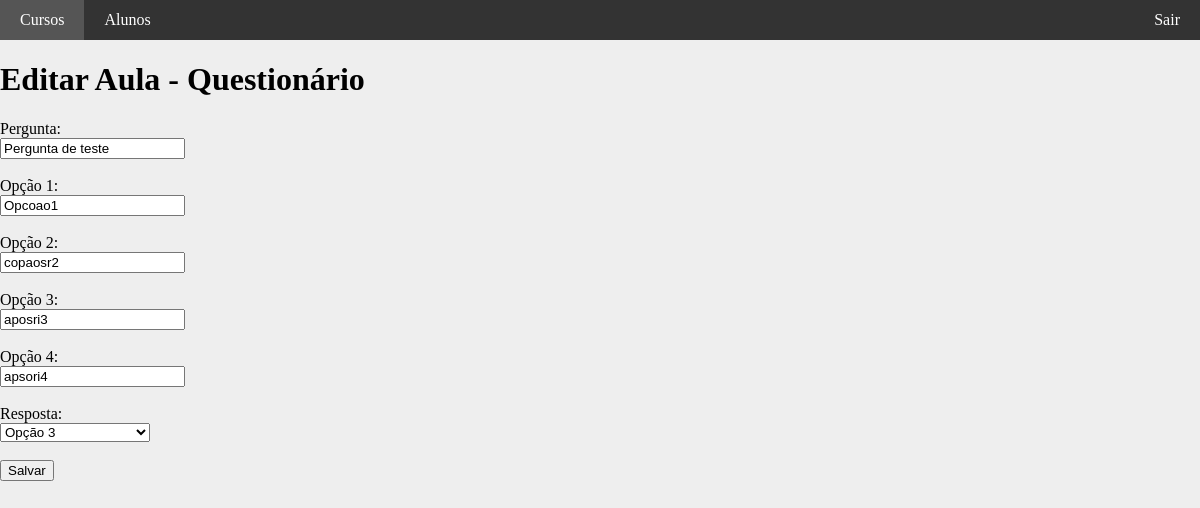
The page /painel/home/edit_aula/9 (signed in) on the database as committed earlier.
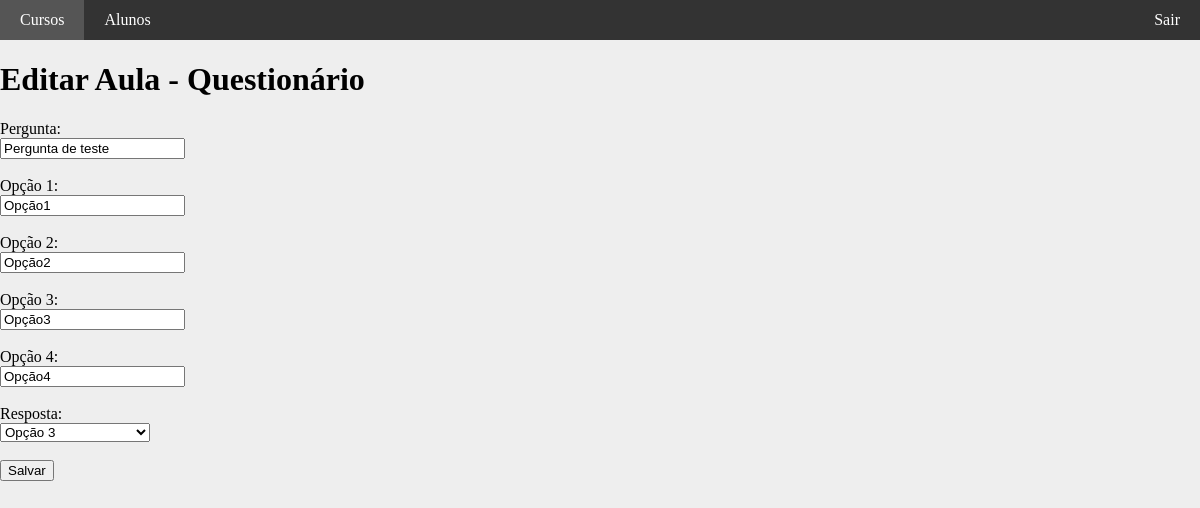
The same page on the database as committed later.
### tables this page shows
CREATE TABLE `questionarios` (
  `id` int(11) unsigned NOT NULL AUTO_INCREMENT,
  `id_aula` int(11) NOT NULL,
  `pergunta` varchar(100) NOT NULL DEFAULT '',
  `opcao1` varchar(100) DEFAULT NULL,
  `opcao2` varchar(100) DEFAULT NULL,
  `opcao3` varchar(100) DEFAULT NULL,
  `opcao4` varchar(100) DEFAULT NULL,
  `resposta` tinyint(1) NOT NULL,
  PRIMARY KEY (`id`)
);

### painel/core/Controller.php (called while the page is built, shortened)
<?php
class controller {
	public function loadTemplate($viewName, $viewData = array()) {
		include 'views/template.php';
	}
	public function loadViewInTemplate($viewName, $viewData) {
		extract($viewData);
		include 'views/'.$viewName.'.php';
	}
}

### painel/controllers/homeController.php (called while the page is built, shortened)
<?php
class homeController extends controller {
	public function edit_aula($id) {
		$dados = array();
		$view = 'curso_edit_aula_video';
		$aulas = new Aulas();
		$dados['aula'] = $aulas->getAula($id);
		if($dados['aula']['tipo'] == 'video') {
			$view = 'curso_edit_aula_video';
		} else {
			$view = 'curso_edit_aula_poll';
		}
		$this->loadTemplate($view, $dados);
	}
}

### painel/core/Core.php (called while the page is built, shortened)
<?php
class Core {
	public function run() {
		$url = explode("index.php", $_SERVER["PHP_SELF"]);
		$url = end($url);
		$params = array();
		if(!empty($url)) {
			$url = explode('/', $url);
			array_shift($url);
			array_shift($url);
			if(isset($url[0])) {
				$currentAction = $url[0];
				array_shift($url);
			} else {
				$currentAction = 'index';
			}
			if(count($url) > 0) {
				$params = $url;
			}
		} else {
			$currentController = 'homeController';
			$currentAction = 'index';
		}
		$c = new $currentController();
		call_user_func_array(array($c, $currentAction), $params);
	}
}

### painel/index.php (called while the page is built, shortened)
<?php
require 'config.php';
$core = new Core();
$core->run();
?>

### painel/core/Model.php (called while the page is built, shortened)
<?php
class model {
	public function __construct() {
		global $config;
		$this->db = new PDO("mysql:dbname=".$config['dbname'].";host=".$config['host'], $config['dbuser'], $config['dbpass']);
	}
}
?>

### painel/config.php (called while the page is built, shortened)
<?php
$config = array();
if(ENVIRONMENT == 'development') {
	$config['dbname'] = 'ead';
	$config['host'] = 'localhost';
	$config['dbuser'] = 'root';
	$config['dbpass'] = '';
} else {
	$config['dbname'] = 'ead';
	$config['host'] = 'localhost';
	$config['dbuser'] = 'root';
	$config['dbpass'] = '';
}
?>

### painel/models/aulas.php (called while the page is built, shortened)
<?php
class Aulas extends model {
	public function getAula($id_aula) {
		$array = array();
		$sql = "
		SELECT
			tipo
		FROM
			aulas
		WHERE
			id = '$id_aula'";
		$sql = $this->db->query($sql);
		if($sql->rowCount() > 0) {
			$row = $sql->fetch();
			if($row['tipo'] == 'video') {
				$sql = "SELECT * FROM videos WHERE id_aula = '$id_aula'";
				$sql = $this->db->query($sql);
				$array = $sql->fetch();
				$array['tipo'] = 'video';
			}
			elseif($row['tipo'] == 'poll') {
				$sql = "SELECT * FROM questionarios WHERE id_aula = '$id_aula'";
				$sql = $this->db->query($sql);
				$array = $sql->fetch();
				$array['tipo'] = 'poll';
			}
		}
		return $array;
	}
}

### painel/views/curso_edit_aula_poll.php (the view, shortened to what this page needs)
<h1>Editar Aula - Questionário</h1>
<form method="POST">
	Pergunta:<br/>
	<input type="text" name="pergunta" value="<?php echo $aula['pergunta']; ?>" /><br/><br/>
	Opção 1:<br/>
	<input type="text" name="opcao1" value="<?php echo $aula['opcao1']; ?>" /><br/><br/>
	Opção 2:<br/>
	<input type="text" name="opcao2" value="<?php echo $aula['opcao2']; ?>" /><br/><br/>
	Opção 3:<br/>
	<input type="text" name="opcao3" value="<?php echo $aula['opcao3']; ?>" /><br/><br/>
	Opção 4:<br/>
	<input type="text" name="opcao4" value="<?php echo $aula['opcao4']; ?>" /><br/><br/>
	Resposta:<br/>
	<select name="resposta">
		<option value="3" <?php echo ($aula['resposta']=='3')?'selected="selected"':''; ?>>Opção 3</option>
	</select><br/><br/>
	<input type="submit" value="Salvar" />
</form>

Rows that differ between the two databases and show on the page:
changed questionarios "Pergunta de teste": opcao1 "Opcoao1" → "Opção1"; opcao2 "copaosr2" → "Opção2"; opcao3 "aposri3" → "Opção3"; opcao4 "apsori4" → "Opção4"
